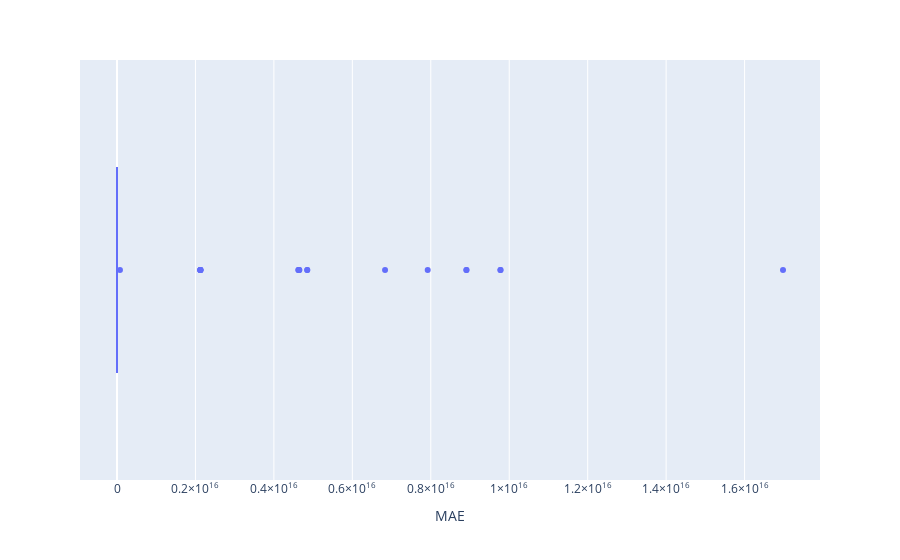

The cell this chart's notebook holds for it:
### Code cell
fig = px.box(df, x="MAE")
fig.show()
